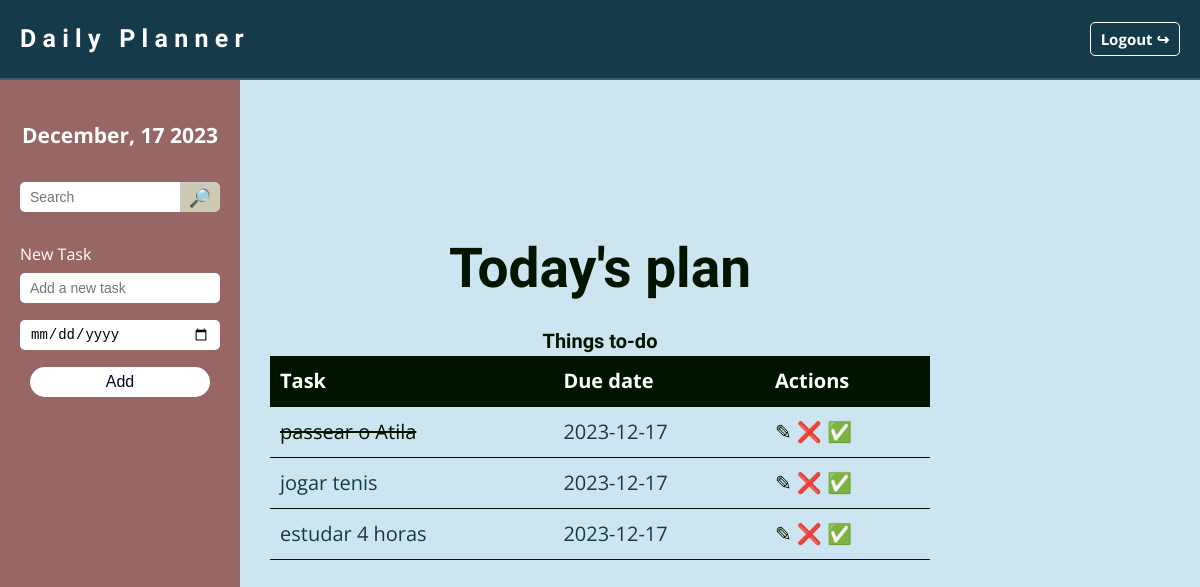
Screenshot of / (signed in) with the database file from the repository.
### website/models.py (models this page shows)
class Todo(db.Model):
    id = db.Column(db.Integer, primary_key=True)
    content = db.Column(db.String(2000), nullable=False)
    completed = db.Column(db.Integer, default=0)
    due_date = db.Column(db.DateTime(timezone=True),  nullable=True)
    date_created = db.Column(db.DateTime(timezone=True), default=func.now())
    date_updated = db.Column(db.DateTime(timezone=True),  nullable=True)
    user_id = db.Column(db.Integer, db.ForeignKey('user.id'))

### website/views.py (the view, shortened to what this page needs)
@views.route('/', methods=['GET', 'POST'])
@login_required
def home():
    today = date.today()
    tasks = Todo.query.filter(db.func.date(Todo.due_date) == today).order_by(Todo.due_date).all()
    current_date = datetime.now()
    formatted_date = current_date.strftime("%B, %d %Y")
    return render_template("index.html", user=current_user, formatted_date=formatted_date, tasks=tasks)

### website/__init__.py (called while the page is built)
def create_app():
    app = Flask(__name__)
    app.config.from_pyfile('config.py')
    app.config['SQLALCHEMY_DATABASE_URI'] = f'sqlite:///{DB_NAME}'
    db.init_app(app)
    from .views import views
    from .auth import auth
    app.register_blueprint(views, url_prefix='/')
    app.register_blueprint(auth, url_prefix='/')
    from .models import User, Todo
    create_database(app)
    login_manager = LoginManager()
    login_manager.login_view = 'auth.login'
    login_manager.init_app(app)
    @login_manager.user_loader
    def load_user(id):
        return User.query.get(int(id))
    return app

### website/templates/index.html
{% extends "main_layout.html" %}
{% block content %}
<aside class="sidebar">
    <header class="sidebar-header">
        <h6>{{ formatted_date }}</h6>
    </header>
    <form method="POST" class="search-form">
        <input type="search" name="search_query" placeholder="Search">
        <button type="submit" class="search-icon" >
                <p>🔎︎</p>
        </button>
    </form>
    <form class="new-task-form" method=POST>
        <label for="">New Task</label>
        <div>
            <input class="task-input" type="text" name="input_content" id="input_content", placeholder="Add a new task">
        </div>
        <div>
            <input class="task-input" type="date" id="input_due_date" name="input_due_date">
        </div>
        <div>
                <button class="btn-add" type="submit">Add</button>
        </div>
    </form>
</aside>
<div class="main-content task-content">
    <div class="task-table">
        <h2 class="solution-heading">Today's plan</h2>
        {% if tasks|length < 1 %}
        <span class="text-no-tasks"> There are no tasks!</span>
        {% else %}
        <table id="tasks-for-today">
            <caption>Things to-do</caption>
            <thead>
                <tr>
                <th>Task</th>
                <th>Due date</th>
                <th>Actions</th>
                </tr>
            </thead>
            <tbody>
            {% for task in tasks %}
                <tr>
                    {% if task.completed == 1 %}
                    <td class="line-done">{{ task.content }}</td>
                    <td> {{ task.due_date.date() }} </td>
                    <td class="actions">
                        <a href="/update/{{task.id}}">✎</a>
                        <a href="/delete/{{task.id}}">❌</a>
                        <a href="/complete/{{task.id}}">✅</a>
                    </td>
                    {% else %}
                    <td>{{ task.content }}</td>
                    <td> {{ task.due_date.date() }} </td>
                    <td class="actions">
                        <a href="/update/{{task.id}}">✎</a>
                        <a href="/delete/{{task.id}}">❌</a>
                        <a href="/complete/{{task.id}}">✅</a>
                    </td>
                    {% endif %}
                </tr>
            </tbody>
        {% endfor %}
        </table>
        {% endif %}
    </div>
</div>
{% endblock %}

### website/static/css/style.css (style rules this page uses)
:root { --gap: 2rem; }
* { margin: 0; padding: 0; box-sizing: border-box; }
html { font-size: 62.5%; scroll-behavior: smooth; }
body { font-family: 'Open Sans', sans-serif; font-size: 2rem; line-height: 1.5; background-color:#cce5f1; color: #153b4b; }
h1, h2, h3, h4, h5, h6 { color: #153b4b; font-family: "Raleway", Helvetica, sans-serif; font-weight: 700; }
h2 { font-size: 5.5rem; }
h6 { font-size: 3.5rem; }
a { text-decoration: none; }
h6 { font-size: 2em; color: #fff; text-align: center; }
.main-content { max-width: 120rem; margin: 0 auto; padding: var(--gap); }
.sidebar { position: fixed; top: 0; left: 0; padding: 120px 10px 30px 10px; display: flex; flex-direction: column; gap: 30px; align-items: center; width: 240px; background-color: #996666; height: 100%; }
.sidebar-header h6 { font-family: 'Open Sans', sans-serif; font-size: 2.1rem; line-height: 1.5; color: #fff; }
.search-form { height: 30px; width: 200px; display: flex; border-radius: 6px; }
.search-form input { height: 100%; width: 160px; border: none; outline: none; padding: 0 10px; border-radius: 5px 0 0 5px; color: #000; font-size: 14px; }
.search-icon { height: 100%; width: 40px; line-height: 30px; text-align: center; background: #cccab3; border: 1px solid #ccc; border-radius: 0 5px 5px 0; cursor: pointer; }
.search-icon p { color: #060606; font-size: 18px; }
.new-task-form { display: flex; flex-direction: column; width: 200px; color: #fff; font-family: 'Open Sans', sans-serif; font-size: 1.6rem; gap: 7px; }
.task-input { width: 200px; height: 30px; border: none; outline: none; padding: 0 10px; border-radius: 5px; color: #000; font-size: 14px; margin-bottom: 10px; }
.btn-add { width: 90%; height: 30px; border-radius: 40px; background-color: #fff; color:#000521; border: none; outline: none; cursor: pointer; font-size: 1em; font-weight: 400; margin: auto; display: block; }
.task-content { max-width: 70rem; min-height: 100vh; display: flex; flex-flow: column wrap; justify-content: center; }
.task-table { overflow: hidden; overflow-y: auto; }
.solution-heading { color: #001400; line-height: 1; margin-bottom: 3rem; text-align: center; }
table { min-width: 360px; width: 100%; border-collapse: collapse; }
table caption { color: #001400; font-family: "Raleway", Helvetica, sans-serif; font-size: 2rem; font-weight: 700; text-align: center; }
table td, table th { white-space: nowrap; padding: 1rem; text-align: left; border-bottom: 1px solid #001400; }
table th { background: #001400; color: #fff; }
.actions a { color: #001400; }
.line-done { text-decoration: line-through; color: #001400; }

### rows the page displays
Todo: content "passear o Atila", due_date "2023-12-17"
Todo: content "jogar tenis", due_date "2023-12-17"
Todo: content "estudar 4 horas", due_date "2023-12-17"
